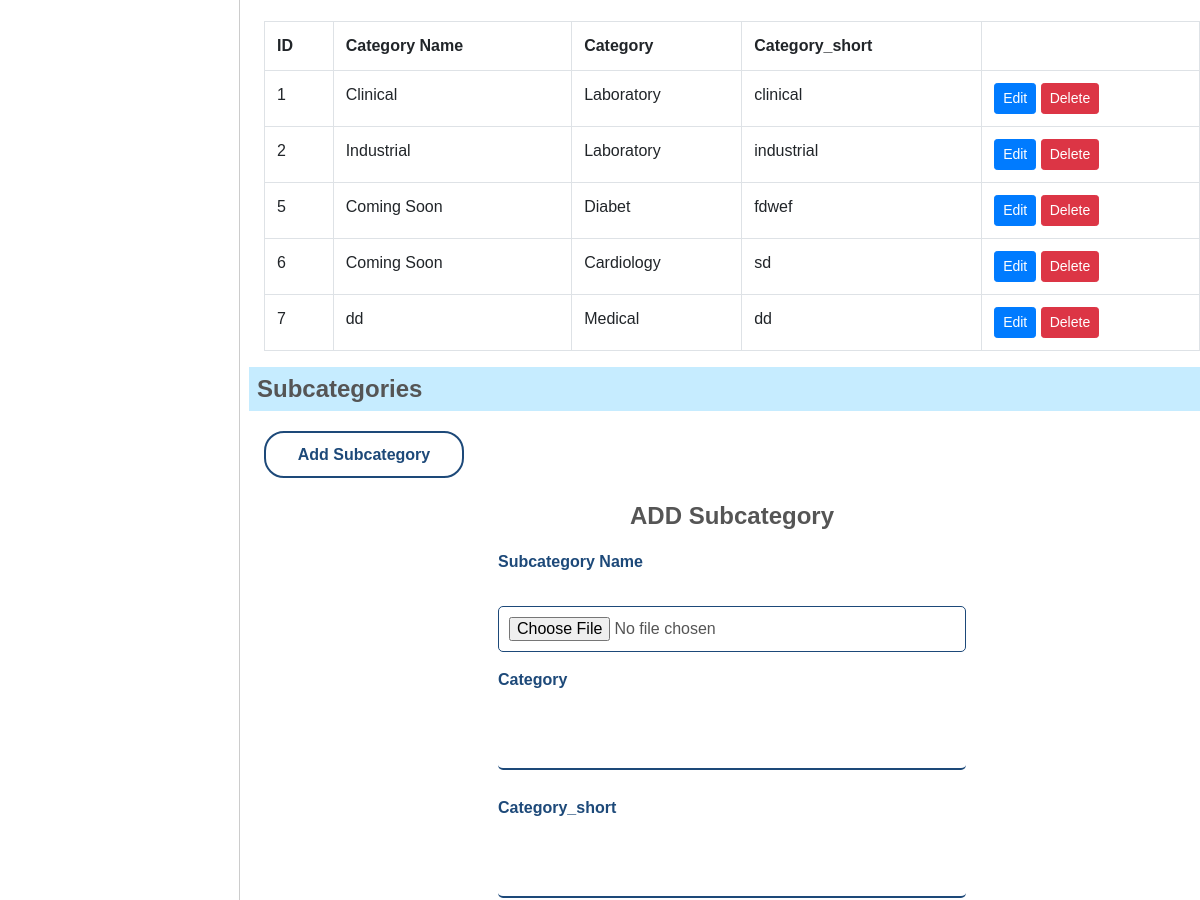
/dashboard.php (middle part), run on an earlier commit of the app's database.
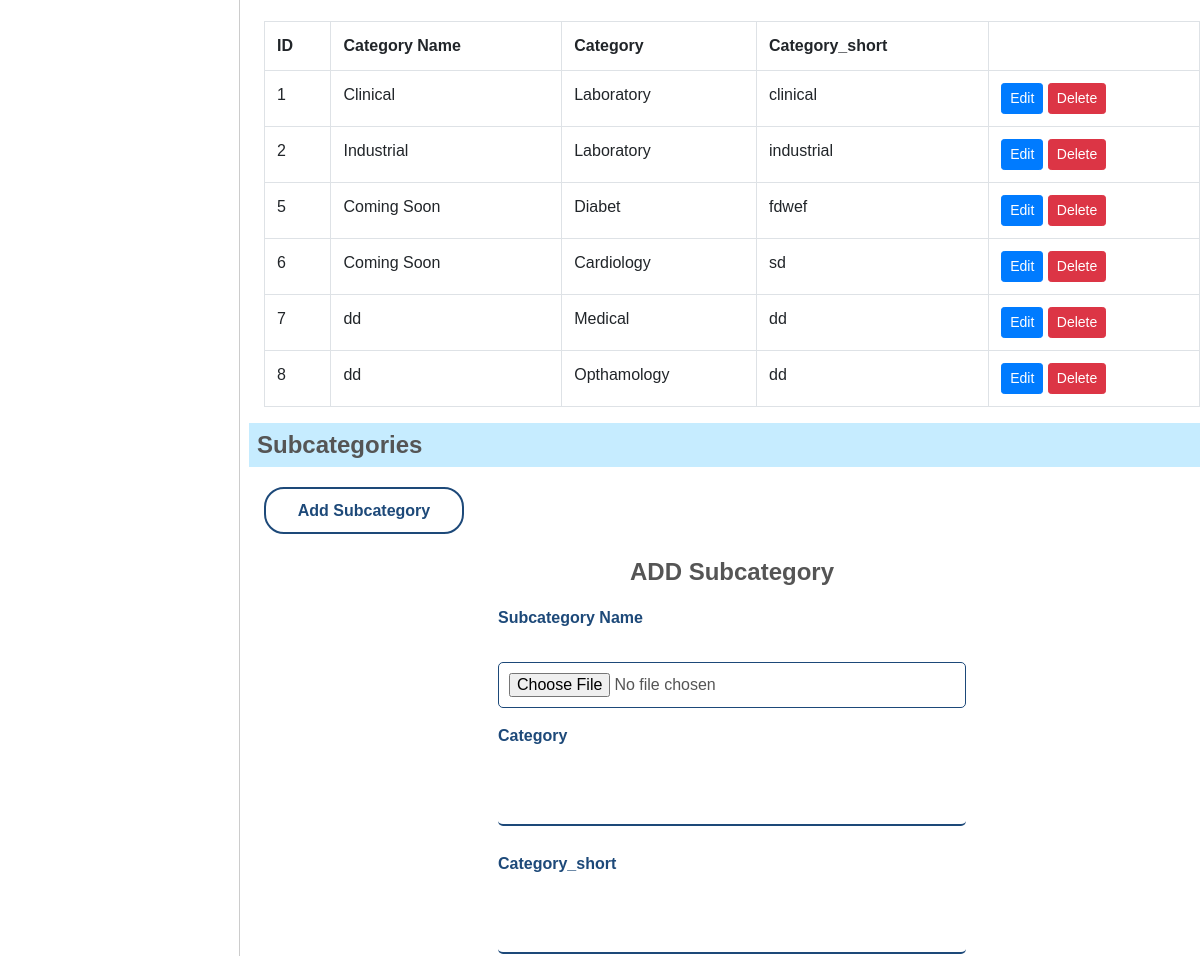
And on a later commit of the database.
### tables this page shows
CREATE TABLE `categories` (
  `id` int(11) NOT NULL,
  `name` text NOT NULL,
  `image` text NOT NULL,
  `category` text NOT NULL,
  `category_short` text NOT NULL
);

### classes/Database.php (called while the page is built)
<?php
class Database{
    private static $instance = null;
    private $connection = null;
    public function __construct(){
        $this->connection = new mysqli("localhost" , "root", "" , "rsral");
        $this->connection->set_charset("utf8");
    }
    public static function getInstance(){
        if(!self::$instance){
            self::$instance = new self();
        }
        return self::$instance;
    }
    public function getConnection(){
        return $this->connection;
    }
}

### classes/Categories.php (called while the page is built, shortened)
<?php
class Categories{
    private $mysqli;
    public function __construct(){
        $this->mysqli = (Database::getInstance())->getConnection();
    }
    public function all(){
        $products = [];
        $sql = "SELECT * From `categories`";
        $result = $this->mysqli->query($sql);
        if($result->num_rows > 0){
            while($row = $result->fetch_assoc()){
                $products[] = $row;
            }
        }
        else{
            $products = [];
        }
        return $products;
    }
}

### dashboard.php (the view, shortened to what this page needs)
<!DOCTYPE html>
<html lang="en">
<head>
    <link rel="stylesheet" href="https://stackpath.bootstrapcdn.com/bootstrap/4.3.1/css/bootstrap.min.css">
    <link rel="stylesheet" href="assets/style/admin-style.css">
    <link rel="stylesheet" href="assets/style/style.css">
</head>
<body>
    <?php
        $cat = new Categories;
        $categories = $cat->all();
    ?>
    <div id="dashboard">
        <nav class="dashboard-nav">
        </nav>
        <div class="dashboard-content">
            <div id="news">
                <div class="row">
                    <div class="col-md-12">
                        <div class="table-responsive">
                            <table class="table table-bordered">
                                <tr>
                                    <th>ID</th>
                                    <th>Category Name</th>
                                    <th>Category</th>
                                    <th>Category_short</th>
                                    <th></th>
                                </tr>
                                <?php foreach($categories as $cat): ?>
                                    <tr>
                                        <td><?= $cat['id'] ?></td>
                                        <td><?= $cat['name'] ?></td>
                                        <td><?= $cat['category'] ?></td>
                                        <td><?= $cat['category_short'] ?></td>
                                        <td>
                                            <a href="?action=edit&cat_id=<?= $cat['id'] ?>" class="edit btn btn-sm btn-primary">Edit</a>
                                            <a href="?action=delete&cat_id=<?= $cat['id'] ?>" class="delete btn btn-sm btn-danger" onclick="return confirm('Are you sure?')" >Delete</a>
                                        </td>
                                    </tr>
                                <?php endforeach; ?>
                            </table>
                        </div>
                    </div>
                </div>
            </div>
            <div id="subcategories">
                <div class="dashboard-header">
                    <h1 class="lead-text">Subcategories</h1>
                    <button id="news-btn">Add Subcategory</button>
                </div>
                <div id="news-form">
                    <div class="row-form">
                        <div class="form">
                            <h2>ADD Subcategory</h2>
                            <form method="POST" enctype="multipart/form-data">
                            <div class="form-group">
                                <label for="image">Subcategory Name </label>
                                <br>
                                <input type="file" name="image" id="image">
                            </div>
                            <div class="form-group">
                                <label for="title">Category</label>
                                <br>
                                <input type="text" name="blog_title" id="title"></input>
                            </div>
                            <div class="form-group">
                                <label for="title">Category_short</label>
                                <br>
                                <input type="text" name="category" id="category"></input>
                            </div>
                            </form>
                        </div>
                    </div>
                </div>
            </div>
        </div>
    </div>
</body>
</html>

### assets/style/admin-style.css (style rules this page uses)
#dashboard { width: 100%; display: flex; flex-direction: row; justify-content: space-between; box-sizing: border-box; overflow-y: hidden; }
#dashboard .dashboard-nav { width: 20%; padding-top: 5rem; border-right: 1px #ccc solid; }
#dashboard .dashboard-content { width: 78%; box-sizing: border-box; }
.dashboard-header button, #dashboard .buttons-container button { margin-bottom: 1.5rem; padding: 0.8rem 0; border-radius: 20px; background: white; color: var(--primary-color); font-weight: 600; outline: none; border: none; border: 2px solid var(--primary-color); transition: all 0.5s ease; }
.dashboard-header button { width: 200px; }
.dashboard-header { display: flex; flex-direction: column; justify-content: center; }
.form-group { display: flex; flex-direction: column; justify-content: center; width: 100%; }
.form-group label { color: var(--primary-color ); font-weight: 600; }
.form-group input, .form-group textarea { width: 100%; border: 1px solid var(--primary-color); }
.form { width: 100%; display: flex; flex-direction: column; justify-content: center; align-items: center; margin-bottom: 3rem; }
.form form { width: 50%; }
form { display: flex; flex-direction: column; }
form input[type="text"], form input[type="password"] { border: none; border-bottom: 2px var(--primary-color) solid; padding: 0.8rem; outline: none; margin-bottom: 10px; }
form label { color: #555; }

### assets/style/style.css (style rules this page uses)
:root { --primary-color: #1d4979; --secondary-color: ; }
article, aside, details, figcaption, figure, footer, header, hgroup, nav, section, summary { display: block; }
html { background: #fff; color: #000; -webkit-text-size-adjust: 100%; -ms-text-size-adjust: 100%; }
html, button, input, select, textarea { font-family: 'Poppins', sans-serif; }
body { margin: 0; }
a { background: transparent; }
h1 { font-size: 2em; margin: 0.67em 0; }
h2 { font-size: 1.5em; margin: 0.83em 0; }
button, input, select, textarea { font-family: 'Poppins', sans-serif;; font-size: 100%; margin: 0; vertical-align: baseline; }
button, input { line-height: normal; }
button, select { text-transform: none; }
button, html input[type="button"], input[type="reset"], input[type="submit"] { -webkit-appearance: button; cursor: pointer; }
table { border-collapse: collapse; border-spacing: 0; }
*, *:before, *:after { box-sizing: border-box; }
html { font-size: 16px; }
body { color: #555; font-family: 'Poppins', sans-serif;; font-weight: 300; line-height: 1.5; }
h1, h2, h3, h4, h5, h6 { font-weight: 700; margin: 0 0 20px; line-height: normal; }
a { text-decoration: none; color: #5690a7 }
form input, form textarea, form select { outline: none; border: 1px solid #ccc; padding: 10px; border-radius: 5px; }
.row { margin-left: -15px; margin-right: -15px; *zoom: 1; }
.row:after { content: " "; clear: both; display: block; overflow: hidden; height: 0; }
.col-xs-1, .col-sm-1, .col-md-1, .col-lg-1, .col-xs-2, .col-sm-2, .col-md-2, .col-lg-2, .col-xs-3, .col-sm-3, .col-md-3, .col-lg-3, .col-xs-4, .col-sm-4, .col-md-4, .col-lg-4, .col-xs-5, .col-sm-5, .col-md-5, .col-lg-5, .col-xs-6, .col-sm-6, .col-md-6, .col-lg-6, .col-xs-7, .col-sm-7, .col-md-7, .col-lg-7, .col-xs-8, .col-sm-8, .col-md-8, .col-lg-8, .col-xs-9, .col-sm-9, .col-md-9, .col-lg-9, .col-xs-10, .col-sm-10, .col-md-10, .col-lg-10, .col-xs-11, .col-sm-11, .col-md-11, .col-lg-11, .col-xs-12, .col-sm-12, .col-md-12, .col-lg-12 { position: relative; min-height: 1px; padding-left: 15px; padding-right: 15px; }
@media (min-width: 992px) { .col-md-1, .col-md-2, .col-md-3, .col-md-4, .col-md-5, .col-md-6, .col-md-7, .col-md-8, .col-md-9, .col-md-10, .col-md-11, .col-md-12 { float: left; } }
@media (min-width: 992px) { .col-md-12 { width: 100%; } }
.lead-text { padding: 0.5rem; background: #c6ecff; font-size: 1.5rem; position: relative; text-decoration: none; margin-left: -15px; margin-right: -15px; }
.lead-text:after { content: ""; border-bottom: 15px solid #70c0e8; border-left: 15px solid transparent; position: absolute; bottom: 0; right: 0; }

What changed in the data, as far as the page shows it:
added categories: id "8", name "dd", category "Opthamology", category_short "dd"
